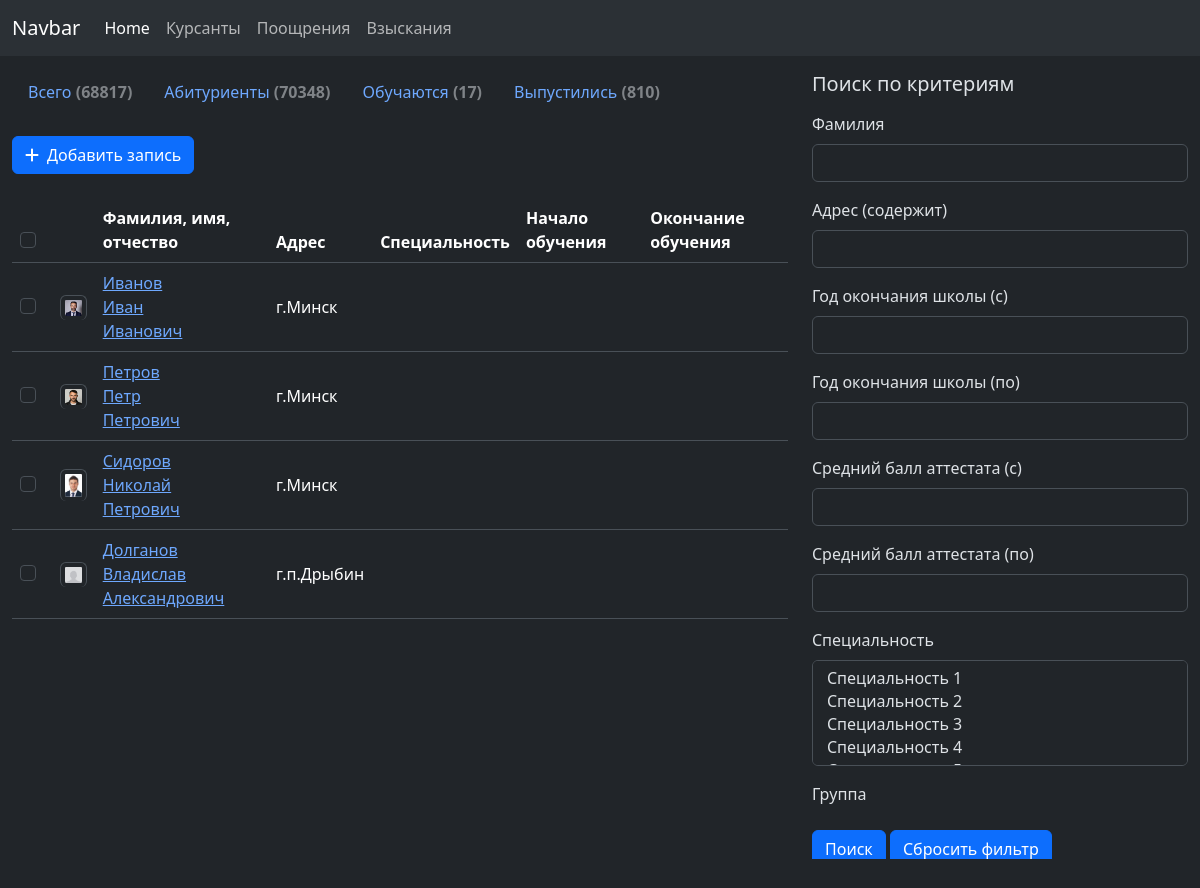
/kis/cadets, run on an earlier commit of the app's database.
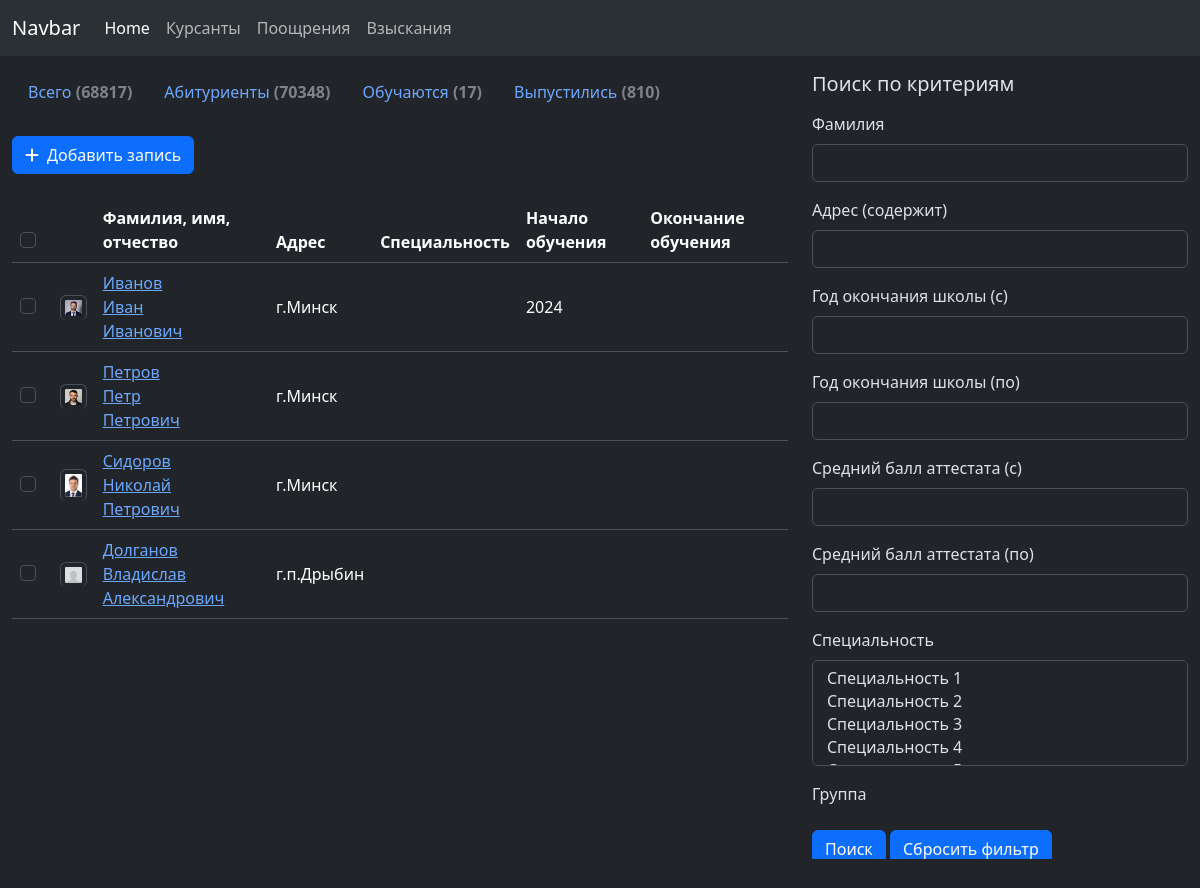
And on a later commit of the database.
### kis/models.py (models this page shows, shortened)
class Cadet(models.Model):
    category = models.ForeignKey(CadetCategory, on_delete=models.SET_NULL, verbose_name="Категория", blank=True, null=True)
    last_name_rus = models.CharField(max_length=30, verbose_name="Фамилия (рус)")
    first_name_rus = models.CharField(max_length=30, verbose_name="Имя (рус)")
    patronymic_rus = models.CharField(max_length=30, verbose_name="Отчество (рус)", blank=True, null=True)
    last_name_bel = models.CharField(max_length=30, verbose_name="Фамилия (бел)", blank=True, null=True)
    first_name_bel = models.CharField(max_length=30, verbose_name="Имя (бел)", blank=True, null=True)
    patronymic_bel = models.CharField(max_length=30, verbose_name="Отчество (бел)", blank=True, null=True)
    last_name_en = models.CharField(max_length=30, verbose_name="Фамилия (англ)", blank=True, null=True)
    first_name_en = models.CharField(max_length=30, verbose_name="Имя (англ)", blank=True, null=True)
    patronymic_en = models.CharField(max_length=30, verbose_name="Отчество (англ)", blank=True, null=True)
    date_of_birth = models.DateField(verbose_name="Дата рождения", blank=True, null=True)
    photo = models.ImageField(upload_to='media/cadets/', verbose_name="Фото", blank=True, null=True)
    address = models.CharField(max_length=255, verbose_name="Адрес", blank=True, null=True)
    phone_number = models.CharField(max_length=30, verbose_name="Номер телефона", blank=True, null=True)
    passport_number = models.CharField(max_length=100, verbose_name="Номер паспорта", blank=True, null=True)
    passport_issue_date = models.DateField(verbose_name="Дата выдачи паспорта", blank=True, null=True)
    passport_validity_period = models.DateField(verbose_name="Срок окончания действия паспорта", blank=True, null=True)
    passport_issue_authority = models.ForeignKey(PassportIssueAuthority, verbose_name="Орган выдачи паспорта",
                                                 on_delete=models.SET_NULL, blank=True, null=True)
    father_last_name = models.CharField(max_length=30, verbose_name="Отец - фамилия", blank=True, null=True)
    father_first_name = models.CharField(max_length=30, verbose_name="Отец - имя", blank=True, null=True)
    father_patronymic = models.CharField(max_length=30, verbose_name="Отец - отчество", blank=True, null=True)
    father_date_of_birth = models.DateField(verbose_name="Отец - дата рождения", blank=True, null=True)
    father_place_of_work = models.TextField(verbose_name="Отец - место работы", blank=True, null=True)
    father_phone_number = models.CharField(max_length=30, verbose_name="Отец - номер телефона", blank=True, null=True)
    mother_last_name = models.CharField(max_length=30, verbose_name="Мать - фамилия", blank=True, null=True)
    mother_first_name = models.CharField(max_length=30, verbose_name="Мать - имя", blank=True, null=True)
    mother_patronymic = models.CharField(max_length=30, verbose_name="Мать - отчество", blank=True, null=True)
    mother_date_of_birth = models.DateField(verbose_name="Мать - дата рождения", blank=True, null=True)
    mother_place_of_work = models.TextField(verbose_name="Мать - место работы", blank=True, null=True)
    mother_phone_number = models.CharField(max_length=30, verbose_name="Мать - номер телефона", blank=True, null=True)
    education_level = models.ForeignKey(EducationLevel, on_delete=models.SET_NULL,
                                        verbose_name="Среднее образования (уровень образования)",
                                        blank=True, null=True)
    education_graduated = models.TextField(verbose_name="Среднее образования (наименование)", blank=True, null=True)
    education_graduating_year = models.IntegerField(verbose_name="Среднее образования (год)", blank=True, null=True)
    education_average_score = models.FloatField(verbose_name="Среднее образования (средний бал)", blank=True, null=True)
    education_kind = models.ForeignKey(Education, on_delete=models.SET_NULL,
                                       verbose_name="Среднее образования (вид учреждения образования)",
                                       blank=True, null=True)
    education_location_kind = models.ForeignKey(EducationLocalityKind, on_delete=models.SET_NULL,
                                                verbose_name="Среднее образования (вид населенного пункта)",
                                                blank=True, null=True)
    subdivision = models.ForeignKey(Subdivision, verbose_name="Подразделение", on_delete=models.SET_NULL, blank=True,
                                    null=True)
    academy_start_year = models.IntegerField(verbose_name="Год поступления", blank=True, null=True)
    academy_end_year = models.IntegerField(verbose_name="Год окончания", blank=True, null=True)
    component_organ = models.ForeignKey(ComponentOrgan, on_delete=models.SET_NULL, verbose_name="Комплектующий орган",
                                        blank=True, null=True)
    entrance_category = models.ForeignKey(EntranceCategory, on_delete=models.SET_NULL,
                                          verbose_name="Категория поступающего",
                                          blank=True, null=True)
    arrived_from_go_rovd = models.ForeignKey(GO_ROVD, on_delete=models.SET_NULL,
                                             verbose_name="Прибыл из ГО-РОВД", blank=True, null=True)
    social_status = models.ForeignKey(SocialStatus, on_delete=models.SET_NULL,
                                      verbose_name="Социальный статус", blank=True, null=True)
    region_for_medical_examination = models.ForeignKey(CountryRegion, on_delete=models.SET_NULL,
                                                       verbose_name="Область (для прохождения мед. комиссии)",
                                                       blank=True, null=True)
    military_office = models.ForeignKey(MilitaryOffice, on_delete=models.SET_NULL,
                                        verbose_name="Военкомат", blank=True, null=True)
    extra_data = models.TextField(verbose_name="Дополнительные данные", blank=True, null=True)
    class Meta:
        ordering = ('id',)
        verbose_name = 'Курсант'
        verbose_name_plural = 'Курсанты'

### kis/views.py (the view)
# urls.py: path('cadets', views.cadet_list, name='cadet-list'),
def cadet_list(request):
    request.session['back_path'] = '/kis/cadets?' + request.META.get('QUERY_STRING')
    qs = Cadet.objects.all()
    if 'o' in request.GET:
        order_query = request.GET['o'].split('.')
        qs = qs.order_by(*order_query)
    f = CadetFilter(request.GET, queryset=qs)
    paginator = Paginator(f.qs, 20)
    page = request.GET.get('page')
    cad_list = paginator.get_page(page)
    return render(request, 'kis/cadet/cadet-list.html',
                  {'cadet_list': cad_list, 'filter': f})

### kis/customMiddleware.py (called while the page is built)
    def __call__(self, request):
        if request.method in METHODS:
            user = request.user if isinstance(request.user, User) else None
        response = self.get_response(request)
        return response

### kis/models.py (called while the page is built)
    def __str__(self):
        return self.speciality_name

### kis/templates/kis/cadet/cadet-list.html (shortened to what the changed rows need)
{% extends 'base.html' %}
{% load static %}
{% block content %}
{% load widget_tweaks %}
    <div class="container-fluid">
        <div class="row">
            <div class="col-8">
                <div class="table-responsive">
                    <table class="table table-hover fw-light">
                        <thead>
                        <tr>
                            <th scope="col">
                                <div class="form-check ">
                                    <input type="checkbox" class="form-check-input" id="exampleCheck1">
                                </div>
                            </th>
                            <th scope="col"></th>
                            <th scope="col">Фамилия, имя, отчество</th>
                            <th scope="col">Адрес</th>
                            <th scope="col">Специальность</th>
                            <th scope="col">Начало обучения</th>
                            <th scope="col">Окончание обучения</th>
                        </tr>
                        </thead>
                        <tbody class="table-borderless">
                        {% for cadet in cadet_list %}
                            <tr class="align-middle">
                                <th scope="row" class="text-center align-middle">
                                    <div class="form-check ">
                                        <input type="checkbox" class="form-check-input" id="exampleCheck1">
                                    </div>
                                </th>
                                <td>
                                    {% if cadet.photo %}
                                        <img src="{{ cadet.photo.url }}" class="img-thumbnail" alt="..."
                                             style="width: 50px;">
                                    {% else %}
                                        <img src="{% static 'kis/img/without_photo.jpg' %}" class="img-thumbnail"
                                             alt="..."
                                             style="width: 50px;">
                                    {% endif %}
                                </td>
                                <td>
                                    <a href="{% url 'kis:cadet-update' cadet.id %}">{{ cadet.last_name_rus }}<br>
                                        {{ cadet.first_name_rus }}<br>{{ cadet.patronymic_rus }}</a>
                                </td>
                                <td>{{ cadet.address }}</td>
                                <td>{{ cadet.speciality|default:"" }}</td>
                                <td>{{ cadet.academy_start_year|default:"" }}</td>
                                <td>{{ cadet.academy_end_year|default:"" }}</td>
                            </tr>
                        {% endfor %}
                        </tbody>
                    </table>
                </div>
            </div>
        </div>
    </div>
{% endblock %}

What changed in the data, as far as the page shows it:
changed Cadet "Иванов": academy_start_year (not shown) → "2024"
